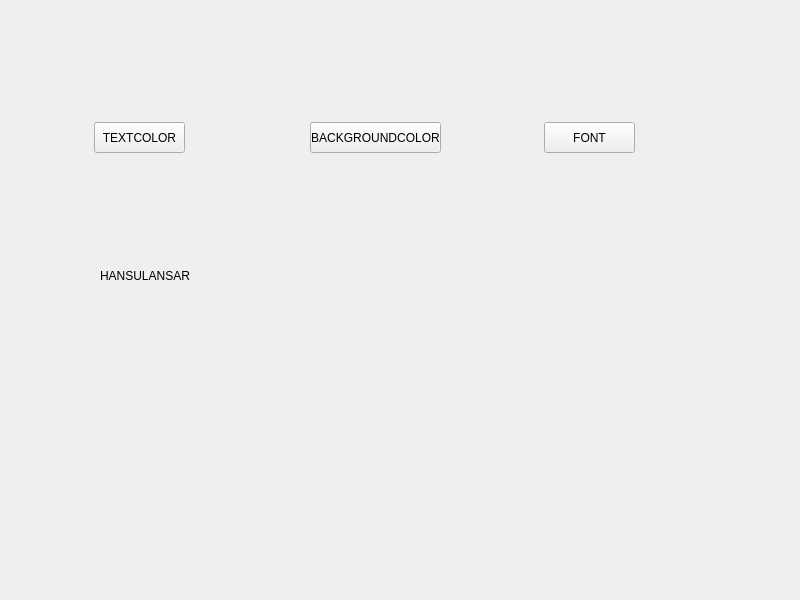
<?xml version="1.0" encoding="UTF-8"?>
<ui version="4.0">
 <class>Widget</class>
 <widget class="QWidget" name="Widget">
  <property name="geometry">
   <rect>
    <x>0</x>
    <y>0</y>
    <width>800</width>
    <height>600</height>
   </rect>
  </property>
  <property name="windowTitle">
   <string>Widget</string>
  </property>
  <widget class="QPushButton" name="pushButton">
   <property name="geometry">
    <rect>
     <x>94</x>
     <y>122</y>
     <width>91</width>
     <height>31</height>
    </rect>
   </property>
   <property name="text">
    <string>TEXTCOLOR</string>
   </property>
  </widget>
  <widget class="QPushButton" name="pushButton_2">
   <property name="geometry">
    <rect>
     <x>310</x>
     <y>122</y>
     <width>131</width>
     <height>31</height>
    </rect>
   </property>
   <property name="text">
    <string>BACKGROUNDCOLOR</string>
   </property>
  </widget>
  <widget class="QPushButton" name="pushButton_3">
   <property name="geometry">
    <rect>
     <x>544</x>
     <y>122</y>
     <width>91</width>
     <height>31</height>
    </rect>
   </property>
   <property name="text">
    <string>FONT</string>
   </property>
  </widget>
  <widget class="QLabel" name="label">
   <property name="geometry">
    <rect>
     <x>100</x>
     <y>190</y>
     <width>571</width>
     <height>171</height>
    </rect>
   </property>
   <property name="text">
    <string>HANSULANSAR</string>
   </property>
  </widget>
 </widget>
 <resources/>
 <connections/>
</ui>
